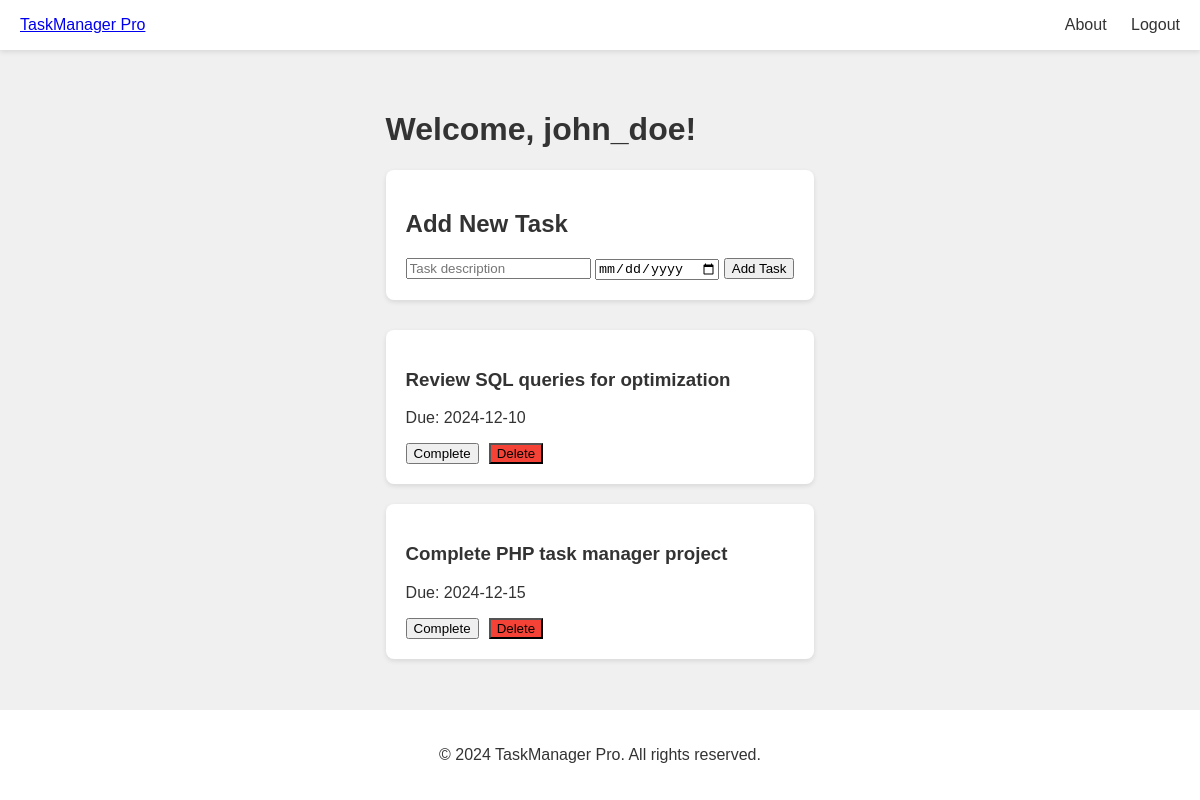
/index5.php (signed in), run on an earlier commit of the app's database.
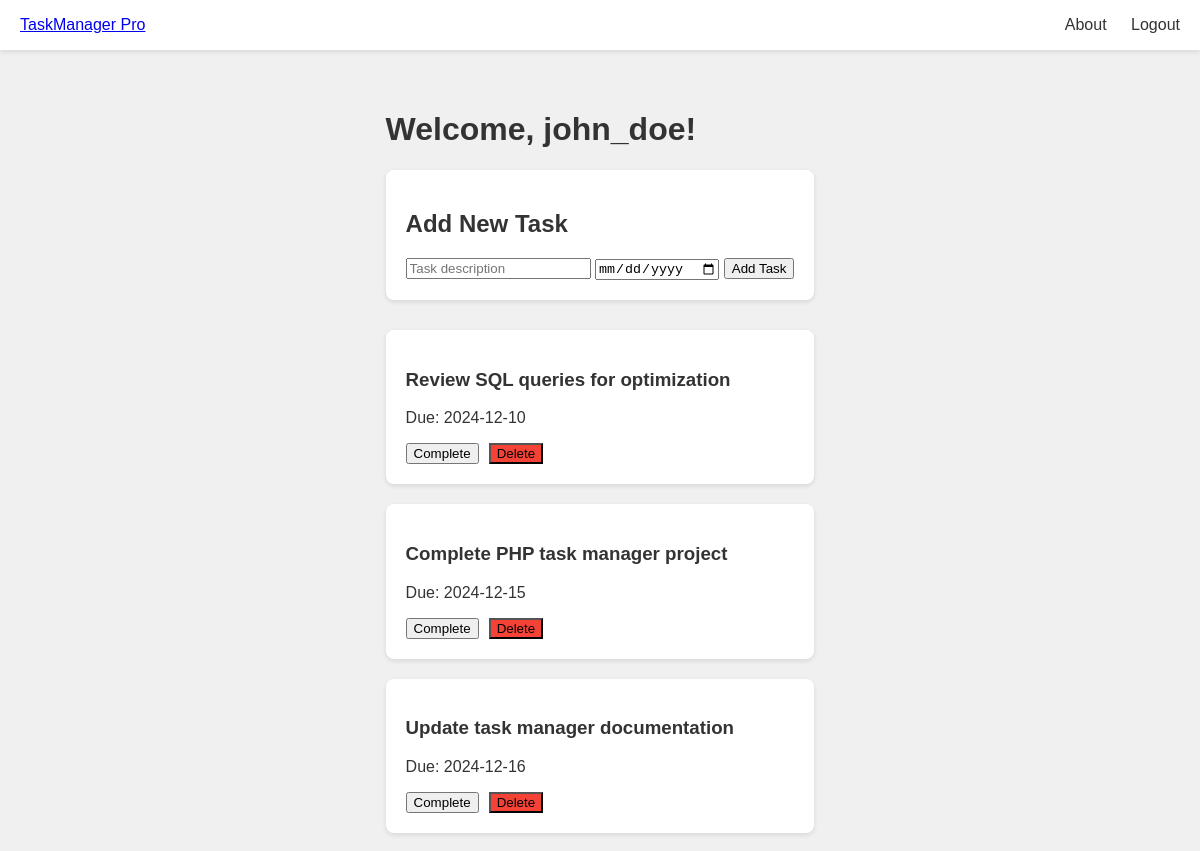
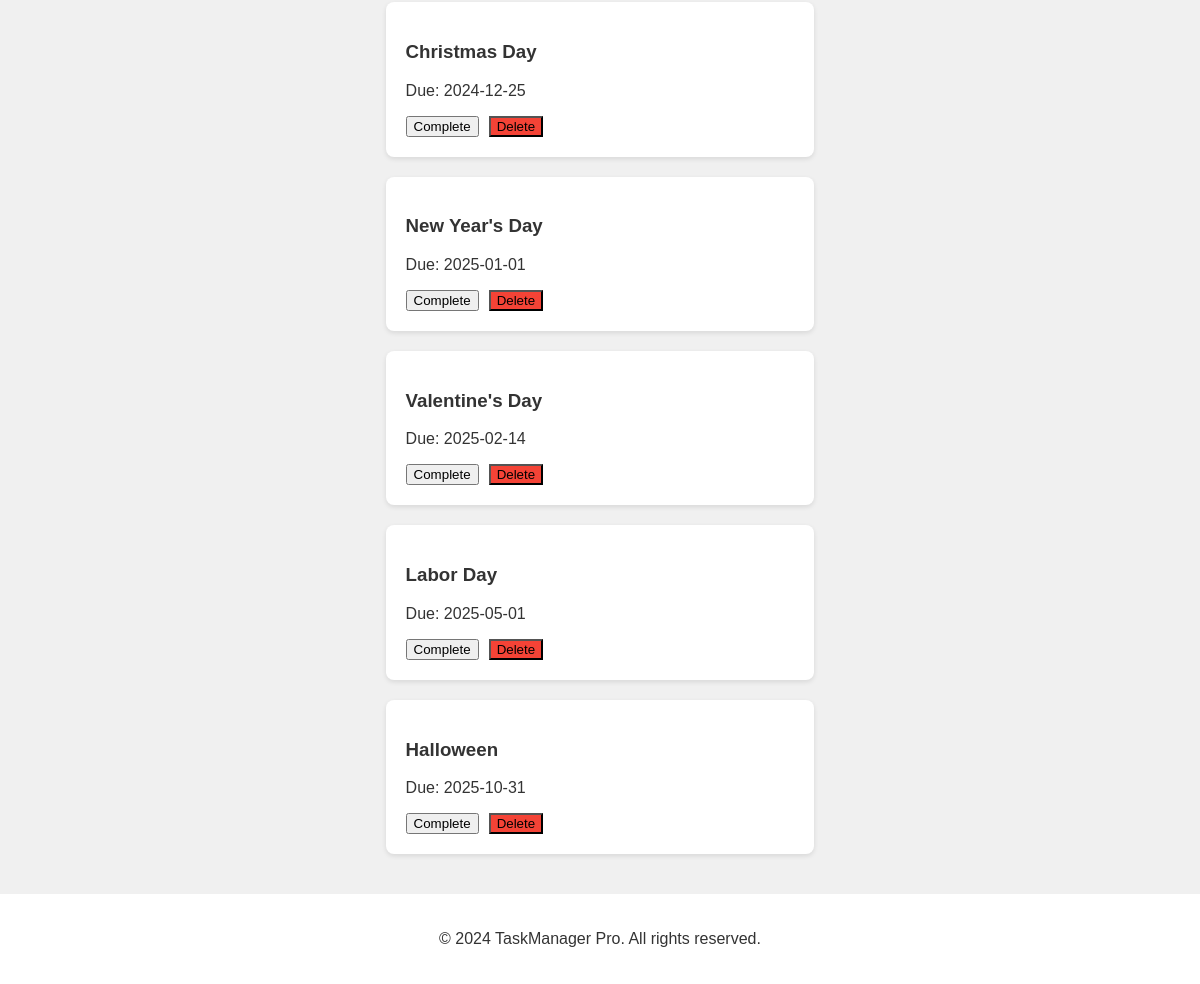
And on a later commit of the database (2 pictures, top to bottom).
### tables this page shows
CREATE TABLE `tasks` (
  `id` int NOT NULL,
  `user_id` int NOT NULL,
  `task` varchar(255) NOT NULL,
  `due_date` date NOT NULL,
  `is_completed` tinyint(1) DEFAULT '0'
);

### index5.php (the view, shortened to what this page needs)
<?php
require 'config.php';
$tasks = [];
if (isset($_SESSION['user_id'])) {
    $sql = "SELECT * FROM tasks WHERE user_id = :user_id ORDER BY is_completed, due_date";
    $stmt = $pdo->prepare($sql);
    $stmt->execute(['user_id' => $_SESSION['user_id']]);
    $tasks = $stmt->fetchAll();
}
?>
<!DOCTYPE html>
<html lang="en">
<head>
    <link rel="stylesheet" href="styles.css">
</head>
<body>
    <nav class="main-nav">
        <div class="nav-container">
            <a href="index5.php" class="logo">TaskManager Pro</a>
            <div class="nav-links">
                <?php if (isset($_SESSION['user_id'])): ?>
                    <a href="about.php">About</a>
                    <a href="logout.php">Logout</a>
                <?php else: ?>
                    <a href="login.php">Login</a>
                    <a href="register.php">Register</a>
                <?php endif; ?>
            </div>
        </div>
    </nav>
    <?php if (!isset($_SESSION['user_id'])): ?>
        <section class="hero">
            <div class="hero-content">
                <h1>Welcome to TaskManager Pro</h1>
                <p>Organize your life, one task at a time</p>
                <a href="register.php" class="cta-button">Get Started</a>
            </div>
        </section>
        <section class="features">
            <div class="container">
                <h2>Why Choose TaskManager Pro?</h2>
                <div class="feature-grid">
                    <div class="feature-card">
                        <h3>Simple Organization</h3>
                        <p>Keep track of all your tasks in one place</p>
                    </div>
                    <div class="feature-card">
                        <h3>Due Dates</h3>
                        <p>Never miss a deadline again</p>
                    </div>
                    <div class="feature-card">
                        <h3>Progress Tracking</h3>
                        <p>Monitor your productivity</p>
                    </div>
                </div>
            </div>
        </section>
    <?php else: ?>
        <div class="dashboard-container">
            <h1>Welcome, <?php echo htmlspecialchars($_SESSION['username']); ?>!</h1>
            <div class="task-form">
                <h2>Add New Task</h2>
                <form method="POST" action="index5.php">
                    <input type="text" name="task" placeholder="Task description" required>
                    <input type="date" name="due_date" required>
                    <button type="submit">Add Task</button>
                </form>
            </div>
            <div class="task-list">
                <?php foreach ($tasks as $task): ?>
                    <div class="task-card <?php echo $task['is_completed'] ? 'completed' : ''; ?>">
                        <h3><?php echo htmlspecialchars($task['task']); ?></h3>
                        <p>Due: <?php echo htmlspecialchars($task['due_date']); ?></p>
                        <div class="task-actions">
                            <form method="POST" action="index5.php" style="display: inline;">
                                <button type="submit" name="complete_task">
                                    <?php echo $task['is_completed'] ? 'Mark Incomplete' : 'Complete'; ?>
                                </button>
                            </form>
                            <form method="POST" action="index5.php" style="display: inline;">
                                <button type="submit" name="delete_task" class="delete-btn">Delete</button>
                            </form>
                        </div>
                    </div>
                <?php endforeach; ?>
            </div>
        </div>
    <?php endif; ?>
    <footer class="main-footer">
        <div class="footer-container">
            <p>&copy; <?php echo date('Y'); ?> TaskManager Pro. All rights reserved.</p>
        </div>
    </footer>
</body>
</html>

### styles.css (style rules this page uses)
:root { --primary-color: #4CAF50; --secondary-color: #45a049; --background-color: #f0f0f0; --text-color: #333; --white: #ffffff; }
body { font-family: Arial, sans-serif; margin: 0; padding: 0; background-color: var(--background-color); color: var(--text-color); min-height: 100vh; display: flex; flex-direction: column; }
.main-nav { background-color: var(--white); box-shadow: 0 2px 5px rgba(0, 0, 0, 0.1); padding: 1rem 0; }
.nav-container { max-width: 1200px; margin: 0 auto; display: flex; justify-content: space-between; align-items: center; padding: 0 20px; }
.nav-links a { color: var(--text-color); text-decoration: none; margin-left: 20px; }
.dashboard-container { max-width: 1200px; margin: 40px auto; padding: 0 20px; }
.task-form { background-color: var(--white); padding: 20px; border-radius: 8px; box-shadow: 0 2px 5px rgba(0, 0, 0, 0.1); margin-bottom: 30px; }
.task-list { display: grid; grid-template-columns: repeat(auto-fill, minmax(300px, 1fr)); gap: 20px; }
.task-card { background-color: var(--white); padding: 20px; border-radius: 8px; box-shadow: 0 2px 5px rgba(0, 0, 0, 0.1); }
.task-actions { margin-top: 15px; display: flex; gap: 10px; }
.delete-btn { background-color: #f44336; }
.main-footer { background-color: var(--white); padding: 20px 0; margin-top: auto; text-align: center; }

What changed in the data, as far as the page shows it:
added tasks: task "Update task manager documentation", due_date "2024-12-16", is_completed "Complete"
added tasks: task "Christmas Day", due_date "2024-12-25", is_completed "Complete"
added tasks: task "New Year's Day", due_date "2025-01-01", is_completed "Complete"
added tasks: task "Valentine's Day", due_date "2025-02-14", is_completed "Complete"
added tasks: task "Labor Day", due_date "2025-05-01", is_completed "Complete"
added tasks: task "Halloween", due_date "2025-10-31", is_completed "Complete"
